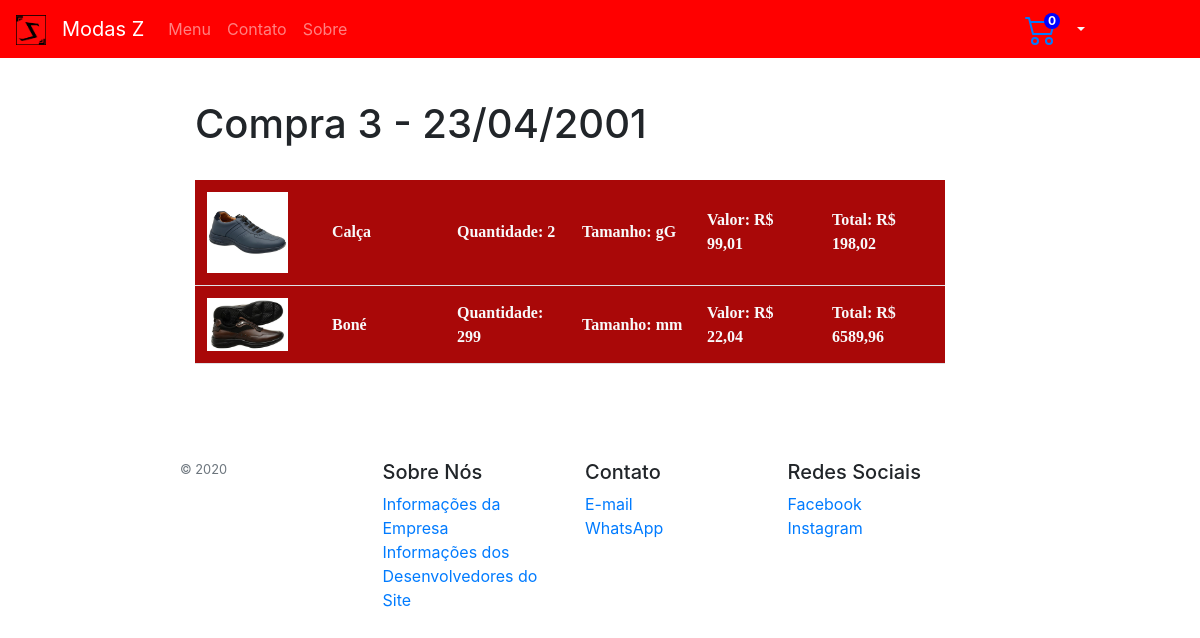
The app's page /minhasComprasDetalhada.php?id=3 with its own data.
### tables this page shows
CREATE TABLE `compras` (
  `id` int(11) NOT NULL,
  `idUsuario` int(11) NOT NULL,
  `idProdutos` varchar(1000) NOT NULL,
  `nomeProdutos` text NOT NULL,
  `fotoProdutos` text NOT NULL,
  `qtdProdutos` varchar(1000) NOT NULL,
  `tamanhoProdutos` varchar(1000) NOT NULL,
  `valorProdutos` text NOT NULL,
  `modoPagamento` varchar(50) NOT NULL,
  `valorTotal` double NOT NULL,
  `dataCompra` date NOT NULL
);

### minhasComprasDetalhada.php (the view, shortened to what this page needs)
<?php
  include('conexao.php');
  if (isset($_SESSION['email']))
  {
    $logado = $_SESSION['email'];
    $script = 'SELECT * FROM usuarios WHERE email = "' . $logado . '"';
    $consulta = $conexao->query($script);
    $linha = $consulta->fetch_array(MYSQLI_ASSOC);
    $id = $linha['id'];
    $nome = $linha['nome'];
    if (isset($_SESSION['nItensCarrinho'])) {
      $nItensCarrinho = $_SESSION['nItensCarrinho'];
    } else {
      $_SESSION['nItensCarrinho'] = 0;
      $nItensCarrinho = $_SESSION['nItensCarrinho'];
    }
  } else {
    $nItensCarrinho = $_SESSION['nItensCarrinho'];
  }
  $idCompra = $_GET['id'];
  $script = "SELECT * FROM compras WHERE id = $idCompra";
  $consulta = $conexao->query($script);
  $linha = $consulta->fetch_array(MYSQLI_ASSOC);
  $dataCompra = $linha['dataCompra'];
  $dataCompraAno = substr($dataCompra,0,4);
  $dataCompraMes = substr($dataCompra,-5,2);
  $dataCompraDia = substr($dataCompra,8,10);
  $dataCompra = $dataCompraDia . "/" . $dataCompraMes . "/" . $dataCompraAno;
?>
<!DOCTYPE html>
<html>
<head>
  <link rel="stylesheet" type="text/css" href="CSS/bootstrap.min.css">
  <link rel="stylesheet" type="text/css" href="CSS/my.css">
</head>
<body>
  <nav class="navbar navbar-expand-lg navbar-dark navbar-sm fixed-top">
    <a class="navbar-brand" title="Menu"  href="index.php">
      <img src="Img/Logo.png" width="30" height="30" alt="">
    </a>
    <a class="navbar-brand" title="Menu" href="index.php">Modas Z</a>
    <div class="collapse navbar-collapse" id="navbarSupportedContent" style="margin-right: 91px;">
      <ul class="navbar-nav mr-auto">
        <li class="nav-item">
          <a class="nav-link " href="index.php">Menu<span class="sr-only"></span></a>
        </li>
        <li class="nav-item">
          <a class="nav-link " href="contato.php" tabindex="-1">Contato</a>
        </li>
        <li class="nav-item">
          <a class="nav-link " href="sobre.php" tabindex="-2">Sobre</a>
        </li>
      </ul>
      <a href="carrinho.php" class="mr-3"><span class="numItensCarrinho" name="numItensCarrinho"><?php echo $nItensCarrinho; ?></span><a>
        <div class="dropdown show mr-2">
          <a class="text-light dropdown-toggle font-weight-bold" href="#" role="button" id="dropdownMenuLink" data-toggle="dropdown" aria-haspopup="true" aria-expanded="false"><?php echo $nome; ?> </a>
        </div>
      </div>
    </nav>
    <h1 class="col-12">Compra <?php echo $idCompra; ?> - <?php echo $dataCompra; ?></h1><br>
    <div class="container col-12 divCompra rounded mb-5">
      <div class="divCompra border-0 card rounded w-100 h-auto darkmode-ignore mb-4">
        <?php
            $idProdutos = $linha['idProdutos'];
            $idCadaProduto = explode(",",$idProdutos);
            $nomeProdutos = $linha['nomeProdutos'];
            $nomeCadaProduto = explode(",",$nomeProdutos);
            $fotoProdutos = $linha['fotoProdutos'];
            $fotoCadaProduto = explode(",",$fotoProdutos);
            $qtdProdutos = $linha['qtdProdutos'];
            $qtdCadaProduto = explode(",",$qtdProdutos);
            $tamanhoProdutos = $linha['tamanhoProdutos'];
            $tamanhoCadaProduto = explode(",",$tamanhoProdutos);
            $valorProdutos = $linha['valorProdutos'];
            $valorCadaProduto = explode(",",$valorProdutos);
            for ($i = 0; $i < count($idCadaProduto)-1; $i++) {
              echo '
        <table class="table border-bottom m-0 p-0 rounded"style="font-family: serif;">
          <thead>
            <tr class="d-flex border-0">
              <th class="border-0">
                <img style="width: 80%;" src="' . $fotoCadaProduto[$i] . '">
              </th>
              <th class="border-0 text-light align-self-center">
                ' . $nomeCadaProduto[$i] . '
              </th>
              <th class="border-0 text-light align-self-center">
                Quantidade: ' . $qtdCadaProduto[$i] . '
              </th>
              <th class="border-0 text-light align-self-center">
                Tamanho: ' . $tamanhoCadaProduto[$i] . '
              </th>
              <th class="border-0 text-light align-self-center">
                Valor: R$ ' . str_replace(".",",",$valorCadaProduto[$i]) . '
              </th>
              <th class="border-0 text-light align-self-center">
                Total: R$ ' . number_format(((float)$valorCadaProduto[$i] * (float)$qtdCadaProduto[$i]),2,',','') . '
              </th>
            </tr>
          </thead>
        </table>'; $primeiraLinha = false;
            }
        ?>
      </div>
    </div>
    <footer class=" py-5">
      <div class="row">
        <div class="col- col-12 col-md">
          <small class="d-block mb-3 text-muted">&copy; 2020</small>
        </div>
        <div class="col- col-6 col-md">
          <h5>Sobre Nós</h5>
          <ul class="list-unstyled text-small">
            <li><a href="sobre.php#SD">Informações da Empresa</a></li>
            <li><a href="sobre.php">Informações dos Desenvolvedores do Site</a></li>
          </ul>
        </div>
        <div class="col- col-6 col-md">
          <h5>Contato</h5>
          <ul class="list-unstyled text-small">
            <li><a href="contato.php">E-mail</a></li>
            <li><a href="contato.php#SD">WhatsApp</a></li>
          </ul>
        </div>
        <div class="col- col-6 col-md">
          <h5>Redes Sociais</h5>
          <ul class="list-unstyled text-small">
            <li><a target="_blank" href="https://www.facebook.com">Facebook</a></li>
            <li><a target="_blank" href="https://www.instagram.com/modaz">Instagram</a></li>
          </ul>
        </div>
      </div>
    </footer>
    </body>
    </html>

### CSS/my.css (style rules this page uses)
.navbar { background-color: red; }
body { margin: 100px 20% 0 15%; }
.card { background-color: #A90808; }
thead { background-color: #A90808; }
th { width: 50%; }
a:link { text-decoration: none; }
.numItensCarrinho { position: fixed; margin-left: -13px; line-height: 1rem; height: 1rem; width: 1rem; -webkit-border-radius: 1rem; border-radius: 3rem; background-color: blue; color: #fff; font-size: .75rem; font-weight: 700; z-index: 1; text-align: center; }

### records on screen
compras: dataCompra "23/04/2001", nomeProdutos "Calça", qtdProdutos "2", tamanhoProdutos "gG", valorProdutos "99,01", (float)$valorCadaProduto[$i] * (float)$qtdCadaProduto[$i] "198,02", fotoProdutos (picture), nomeProdutos "Boné", qtdProdutos "299", tamanhoProdutos "mm", valorProdutos "22,04", (float)$valorCadaProduto[$i] * (float)$qtdCadaProduto[$i] "6589,96"

### other values on screen
$nItensCarrinho "0"
$idCompra "3"
